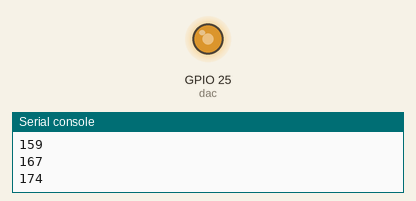
A program run on a simulated ESP32 board running MicroPython. Parts: output pins drawn as LEDs (lit = HIGH), the last lines printed to the serial console. At 10.0 s the program stops and its outputs stay as they are.

Above: at 0.66 s.
At 3.26 s:
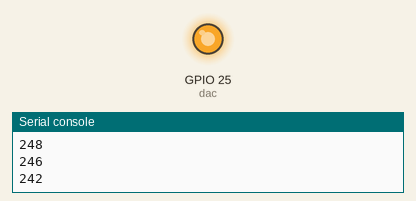
At 5.97 s:
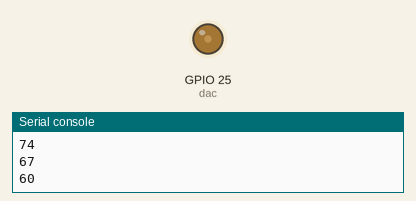
At 10.0 s:
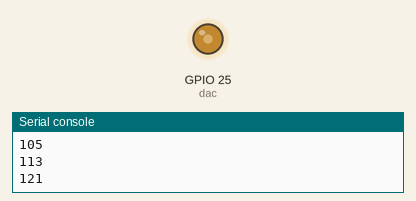
Timing chart, 0 to 11.5 s (numbered marks = the images above):
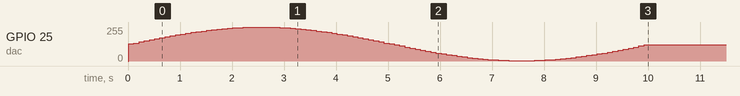

The program:

esp32dactest.py
```python
import math
from machine import DAC
from machine import Pin
import time
#los pines estan ajustados a GPIO y no a las etiquetas internas.
print("Esp Funcionando correctamente")
#test reflush directory
buf = bytearray(100)
dac = DAC(Pin(25, Pin.OUT))
for i in range(len(buf)):
    buf[i] = 128 + int(127 * math.sin(2 * math.pi * i / len(buf)))
    print(buf[i])
    dac.write(buf[i])
test_count=0
flag= False
while flag==False:
    for i in range(len(buf)):
        print(buf[i])
        dac.write(buf[i])
        time.sleep(0.1)
        test_count=test_count+1
        if test_count==100:
            flag=True


#dac.write_timed(buf, 400 * len(buf), mode=DAC.CIRCULAR)
```

Measured:
- by itself, GPIO 25 (dac): 0/255 → 128/255 at 0.01 s, → 135/255 0.10 s later, → 143/255 0.10 s later, → 151/255 0.10 s later, … (100 changes in this stretch)
